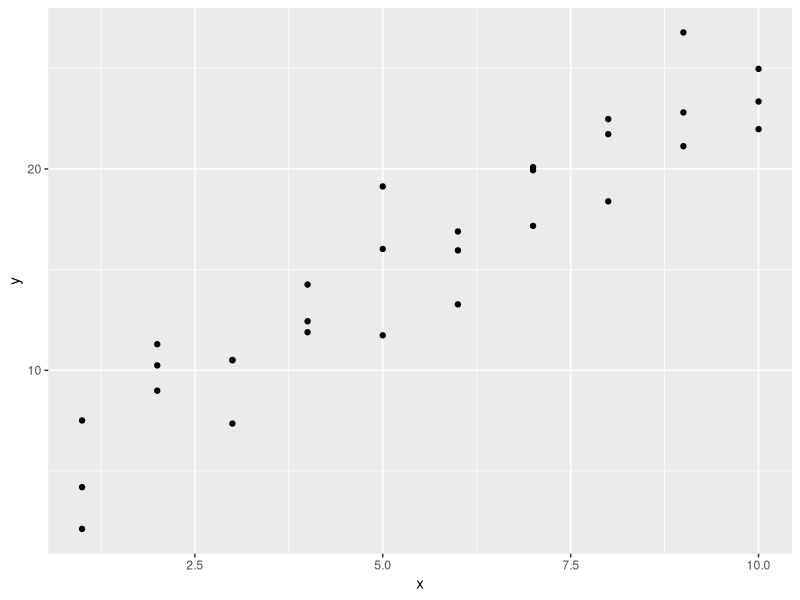
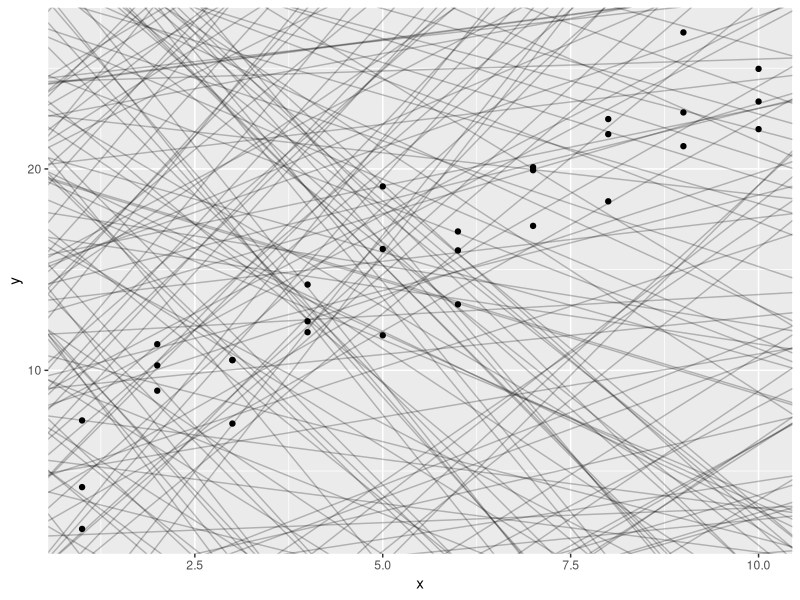
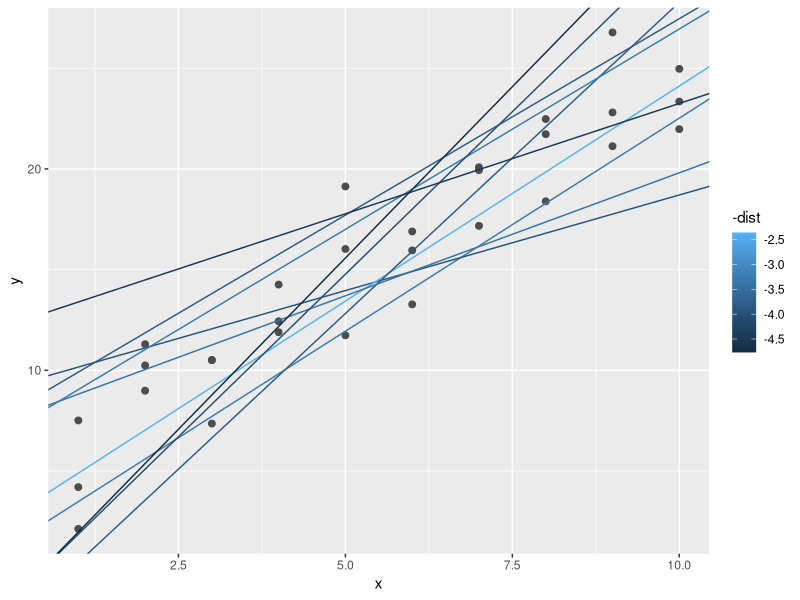
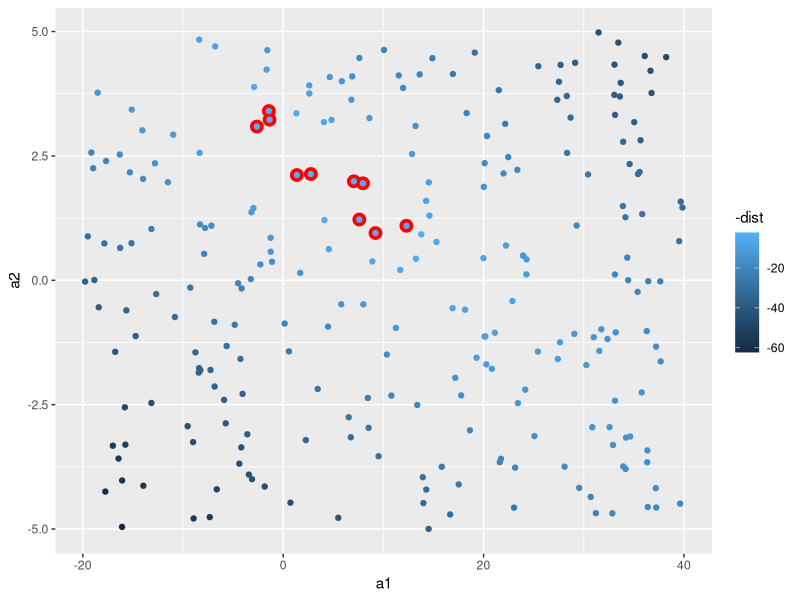
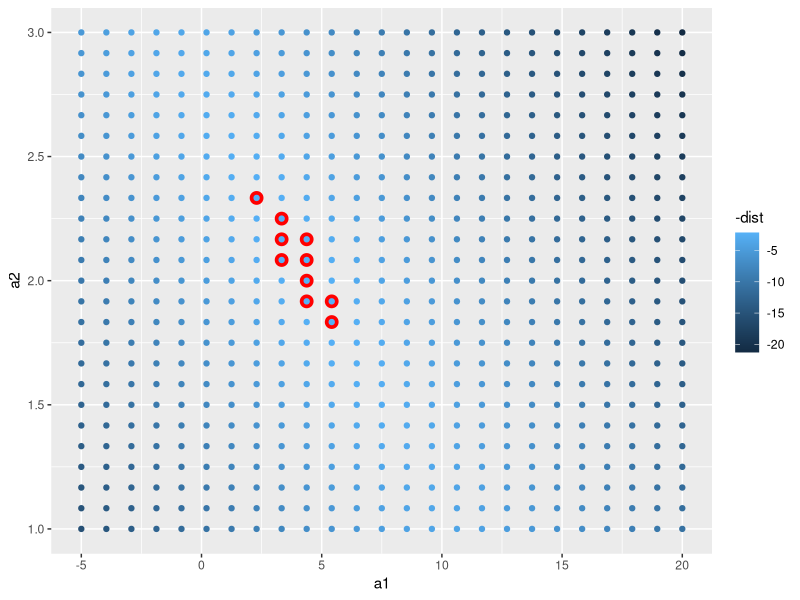
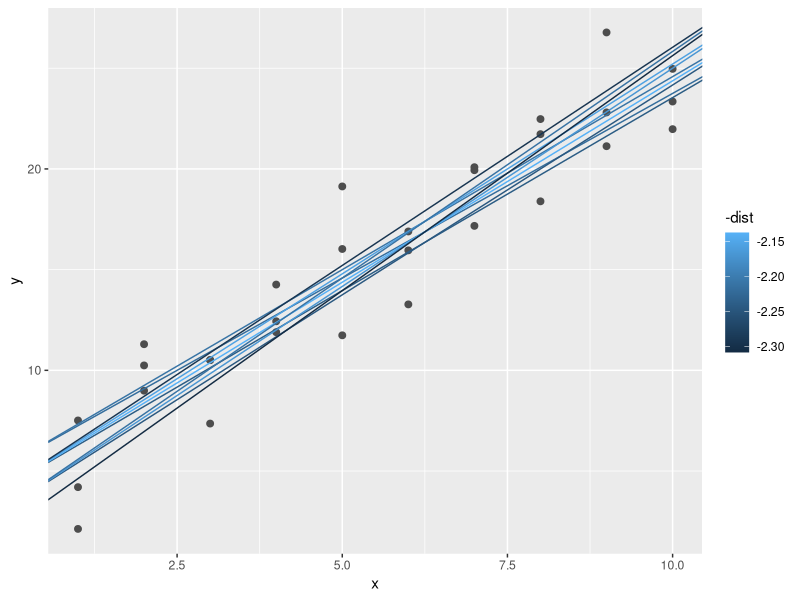
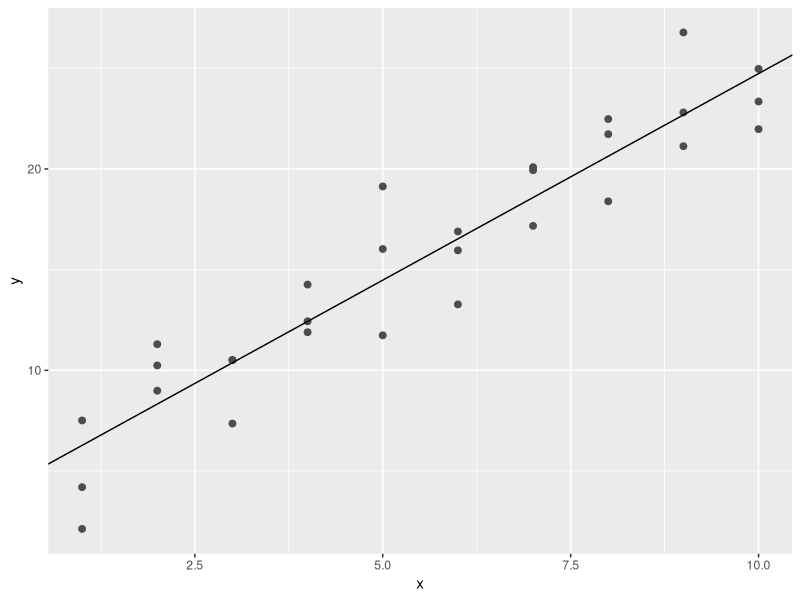
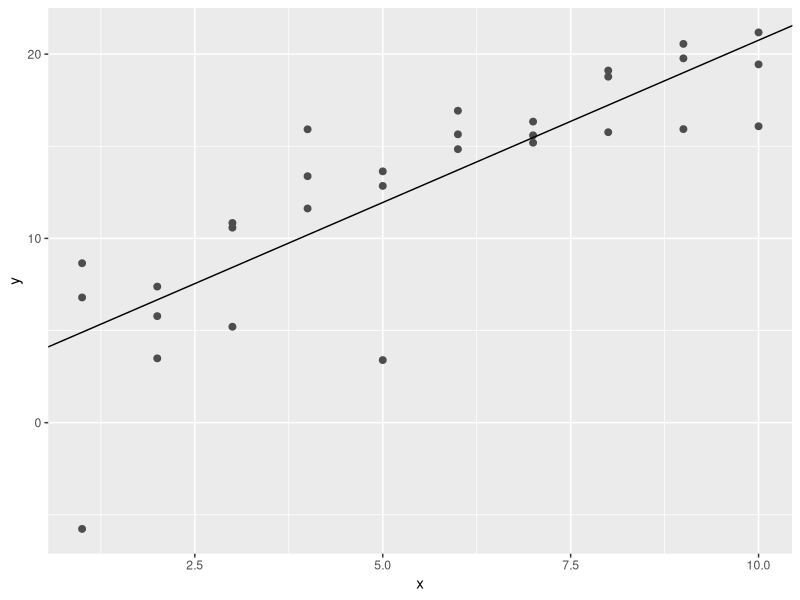

These figures' R source, in order:
## ---- chunk 1
knitr::opts_chunk$set(echo = TRUE)
library(tidyverse)
library(modelr)
options(na.action = na.warn)
## ---- chunk 2
ggplot(sim1, aes(x, y)) + geom_point()

# generate 250 linear models
 
models <- tibble(
  a1 = runif(250, -20, 40),
  a2 = runif(250, -5, 5)
)

ggplot(sim1, aes(x, y)) + 
  geom_abline(
    aes(intercept = a1, slope = a2),
    data = models, alpha = 1/4
  ) + 
  geom_point()

# takes model parameters and the data as inputs and gives values predicted by the model as an output

model1 <- function(a, data){
  a[1] + data$x * a[2]
}

model1(c(7, 1.5), sim1)

# root mean squared deviation

measure_distance <- function(model, data){
  diff <- data$y - model1(model, data)
  sqrt(mean(diff ^ 2))
}

measure_distance(c(7, 1.5), sim1)

# use purrr to compute the distance for all the models defined previously
# we need a helper function because our model function expects a model as a numeric vector of length 2

sim1_dist <- function(a1, a2){
  measure_distance(c(a1, a2), sim1)
}

models <- models %>% mutate(dist = purrr::map2_dbl(a1, a2, sim1_dist))

models

# overlay the 10 best models on the data. Best fitted models will get the brightest colors

ggplot(sim1, aes(x, y)) + 
  geom_point(size = 2, color = 'grey30') + 
  geom_abline(
    aes(intercept = a1, slope = a2, color = -dist),
    data = filter(models, rank(dist) <= 10)
  )

# we can also think of each model as an observation

ggplot(models, aes(a1, a2)) + 
  geom_point(
    data = filter(models, rank(dist) <= 10),
    size = 4, color = "red"
  ) + geom_point(aes(color = -dist))

# instead of trying lots of random models, we could be more systematic and generate an evenly spaced grid of points (this is called a grid search)

# make grid

grid <- expand.grid(
  a1 = seq(-5, 20, length = 25),
  a2 = seq(1, 3, length = 25)
) %>% 
  mutate(dist = purrr::map2_dbl(a1, a2, sim1_dist))

# plot

grid %>% ggplot(aes(a1, a2)) + 
  geom_point(
    data = filter(grid, rank(dist) <= 10),
    size = 4, color = "red"
  ) + 
  geom_point(aes(color = -dist))

# Overlaying the new 10 grid models onto the original data

ggplot(sim1, aes(x, y)) + 
  geom_point(size = 2, color = "grey30") + 
  geom_abline(
    aes(intercept = a1, slope = a2, color = -dist),
    data = filter(grid, rank(dist) <= 10)
  )

# looks pretty good! 

# we can use a numerical minimization tool called newton raphson search. We can use that with optim()

best <- optim(c(0, 0), measure_distance, data = sim1)
best$par

ggplot(sim1, aes(x, y)) + 
  geom_point(size = 2, color = 'grey30') + 
  geom_abline(intercept = best$par[1], slope = best$par[2])

# R has a built in linear model function, lm

sim1_mod <- lm(y ~ x, data = sim1)
coef(sim1_mod)
## ---- chunk 3
# One downside of the linear model is that it is sensitive to unusual values because the distance incorporates a squared term. Fit a linear model to the following simulated data, and visualize the results. Rerun a few times to generate different simulated datasets. What do you notice about the model? 

sim1a <- tibble(
  x = rep(1:10, each = 3),
  y = x * 1.5 + 6 + rt(length(x), df = 2)
)

sim1a

sim1a_model <- lm(y ~ x, data = sim1a)

ggplot(sim1a, aes(x, y)) + 
  geom_point(size = 2, color = 'grey30') + 
  geom_abline(intercept = sim1a_model$coefficients[1], slope = sim1a_model$coefficients[2])

ggplot(sim1a, aes(x = x, y = y)) + 
  geom_point() + geom_smooth(method = "lm", se = FALSE)

# simulating several times using purrr and plotting with geom_smooth

simt <- function(i){
  tibble(
    x = rep(1:10, each = 3),
    y = x * 1.5 + 6 + rt(length(x), df = 2),
    .id = i
  )
}

sims <- map_df(1:12, simt)

ggplot(sims, aes(x = x, y = y)) + 
  geom_point() + 
  geom_smooth(method = "lm", color = "red") + 
  facet_wrap(~ .id, ncol = 4)

# What if we did the same thing with normal distributions? 

sim_norm <- function(i){
  tibble(
    x = rep(1:10, each = 3),
    y = x * 1.5 + 6 + rnorm(length(x)),
    .id = i
  )
}

simdf_norm <- map_df(1:12, sim_norm)

ggplot(simdf_norm, aes(x = x, y = y)) + 
  geom_point() + geom_smooth(method = 'lm', color = 'red') + 
  facet_wrap(~ .id, ncol = 4)

# There are not large outliers, and the slopes are more similar. The reason for this is that the Student's t-distribution, from which we sample with rt() has fatter tails than the normal distributions rnorm() which assigns larger probability to values further from the center of the distribution

tibble(
  x = seq(-5, 5, length.out = 100), 
  normal = dnorm(x),
  student_t = dt(x, df = 2)
  ) %>% 
  gather(distribution, density, -x) %>% 
  ggplot(aes(x, y = density, color = distribution)) + geom_line()

# for a normal distribution with mean zero and standard deviation one, the probability of being greater than 2 is
pnorm(2, lower.tail = FALSE)

# for a student's t-distribution with 2 degrees of freedom, it is more than 3 times higher
pt(2, df = 2, lower.tail = FALSE)

# One way to make linear models more robust is to use a different distance measure. For example, instead of root-mean-squared distance you could use mean-absolute distance:

measure_distance <- function(mod, data) {
  diff <- data$y - make_prediction(mod, data)
  mean(abs(diff))
}

# use optim() to fit this model to the previous simulated data and compare it to the linear model 

# to make the above work, we need to define a function make_prediction that takes an intercept and slope and returns the predictions 

make_prediction <- function(mod, data){
  mod[1] + mod[2] * data$x
}

best_sim1a <- optim(c(0, 0), measure_distance, data = sim1a)
best_sim1a$par

# using the sim1a data, the parameters that minimize the least squares objective function are 

measure_distance_ls <- function(mod, data){
  diff <- data$y - (mod[1] + mod[2] * data$x)
  sqrt(mean(diff ^ 2))
}

best_ls_sim1a <- optim(c(0, 0), measure_distance_ls, data = sim1a)
best_ls_sim1a$par

# in practice, you would not use an optim to fit this model, you would use an existing implementation. See the MASS package's rlm and lqs functions for more information and functions to fit robust and resistant linear models 

# One challenge with performing numerical optimization is that it's only guaranteed to find one local optima. What's the problem with optimizing a three parameter model like this ?

model3 <- function(a, data){
  a[1] + data$x * a[2] + a[3]
}

# the problem is that you have, for any values a[1] == a1, a[3] == a3, any other values of a[1] and a[3] where a[1] + a[3] == a1 + a3 will have the same fit

measure_distance_3 <- function(a, data){
  diff <- data$y - model3(a, data)
  sqrt(mean(diff^2))
}

# depending on our starting points, we can find different optimal values:

best3a <- optim(c(0, 0, 0), measure_distance_3, data = sim1)
best3a$par

best3b <- optim(c(0, 0, 1), measure_distance_3, data = sim1)
best3b$par

best3c <- optim(c(0, 0, 5), measure_distance_3, data = sim1)
best3c$par
## ---- chunk 4
# Generate an evenly spaced grid of values that covers the region where our data lies. 

grid1 <- sim1 %>% data_grid(x)
grid1

# add predictions

grid <- grid1 %>% add_predictions(sim1_mod)
grid

ggplot(sim1, aes(x)) + 
  geom_point(aes(y = y)) + 
  geom_line(aes(y = pred), 
            data = grid,
            color = 'red',
            size = 1)

head(sim1)

## ---- chunk 5
sim1 <- sim1 %>% add_residuals(sim1_mod)
sim1

# frequency polygon to understand the spread of the residuals 

ggplot(sim1, aes(resid)) + 
  geom_freqpoly(binwidth = 0.5)

# recreate plot using the residuals instead of the original predictor

ggplot(sim1, aes(x, resid)) + 
  geom_ref_line(h = 0) + 
  geom_point()
## ---- chunk 6
# instead of using lm() to fit a straight line, you can use loess() to fit a smooth curve. Repeat the process of model fitting, grid generation, predictions, and visualization on sim1 using loess() instead of lm(). How does the result compare to geom_smooth?

sim1_loess <- loess(y ~ x, data = sim1)
sim1_lm <- lm(y~x, data = sim1)

grid_loess <- sim1 %>% add_predictions(sim1_loess)

# add more residuals and predictions to the data

sim1 <- sim1 %>% 
  add_residuals(sim1_lm) %>% 
  add_predictions(sim1_lm) %>% 
  add_residuals(sim1_loess, var = 'resid_loess') %>% 
  add_predictions(sim1_loess, var = 'pred_loess')

# plot

plot_sim1_loess <- 
  ggplot(sim1, aes(x = x, y = y)) + 
  geom_point() + 
  geom_line(aes(x = x, y = pred), data = grid_loess, color = 'red')

plot_sim1_loess

# the predictions of loess are the same as the default method for geom_smooth because geom_smooth uses loess()

plot_sim1_loess + geom_smooth(method = 'loess', color = 'blue', se = FALSE, alpha = 0.2)

# we can plot the residuals from loess (red) and compare them to the residuals from lm (black). 

ggplot(sim1, aes(x = x)) + 
  geom_ref_line(h = 0) + 
  geom_point(aes(y = resid)) + 
  geom_point(aes(y = resid_loess), color = "red")

grid_loess
sim1

# add_predictions() is paired with gather_predictions() and spread_predictions() . How do these three functions differ? 

# add_predictions adds a single new column .pred to the input data
# spread_predictions adds one column for each model 
# gather_predictions adds two columns, .model and .pred and repeats the input rows for each model 

# gather_predictions and spread_predictions allow for adding predictions for multiple models at once. For example
sim1_mod <- lm(y ~ x, data = sim1)
grid <- sim1 %>% data_grid(x)
grid
# the function add_predictions adds only a single model at a time. To add two models: 
grid %>% 
  add_predictions(sim1_mod, var = 'pred_lm') %>% 
  add_predictions(sim1_loess, var = 'pred_loess')

# the function gather_predictions adds predictions from multiple models by stacking the results and adding a column with the model name
grid %>% gather_predictions(sim1_mod, sim1_loess)

# the function spread_predictions adds predictions from multiple models by adding multiple columns (postfixed with the model name) with predictions from each model
grid %>% spread_predictions(sim1_mod, sim1_loess) 

# the function spread_predictions is similar to the example which runs add_predictions for each model, and is equivalent to running spread after running gather_predictions

grid %>% gather_predictions(sim1_mod, sim1_loess) %>% spread(model, pred)
# What does geom_ref_line() do? What packages does it come from? Why is displaying a reference line in plots showing residuals useful and important? 

# the geom geom_ref_line() adds a reference line to the plot. It is equivalent to running geom_hline() or geom_vline() with default settings. Putting a reference line at zero for residuals is important because good models generally should have residuals centered at zero, with approximately the same variance (or distribution) over the support of x, and no correlation. A zero reference line makes it easier to judge these characteristics visually. 

# Why might you want to look at a frequency polygon of absolute residuals? What are the pros and cons compared to looking at the raw residuals ?

# Showing the absolute values of the residuals makes it easier to view the spread of the residuals. The model addumes that the residuals have mean zero, and using the absolute values of the residuals effectively doubles the number of residuals. 

sim1_mod <- lm(y ~ x, data = sim1)

sim1 <- sim1 %>% add_residuals(sim1_mod) 

ggplot(sim1, aes(x = abs(resid))) + 
  geom_freqpoly(binwidth = 0.5)

# the downside to using absolute values of residuals is that they throw away information about the sign, meaning that the frequency polygon can not show whether the model systematically over or under-estimates results

## ---- chunk 7
# The way that R defines formulas like y~x is by translating it into y = b0 + b1x. It does this by taking in a data frame and a formula and returing a tibble that defines the model equation. 
df <- tribble(
  ~y, ~x1, ~x2,
  4,    2,   5,
  5,    1,   6
)

model_matrix(df, y ~ x1)

# the way that R adds the intercept is by having a default column of 1s

# if we want to drop the 1s

model_matrix(df, y ~ x1 - 1)

model_matrix(df, y ~ x1 + x2)

## ---- chunk 8
df <- tribble(
  ~sex, ~response,
  'male', 1,
  'female', 2,
  'male', 1
)

model_matrix(df, response ~sex)

# look at some new data. Here x is categorical and y is continuous
ggplot(sim2) + geom_point(aes(x, y)) 

# fit a model to it
mod2 <- lm(y ~ x, data = sim2)

grid <- sim2 %>% data_grid(x) %>% add_predictions(mod2)

grid

# Effectively, a model with a categorical x will predict the mean value for each category (because the mean minimizes the mean squared distance)

# Overlay the predictions on top of the original data to clearly see means

ggplot(sim2, aes(x)) + 
  geom_point(aes(y = y)) + 
  geom_point(data = grid, 
             aes(y = pred),
             color = 'red',
             size = 4)
## ---- chunk 9
# What happens when we combine a continuous and categorical variable? 
ggplot(sim3, aes(x1, y)) + 
  geom_point(aes(color = x2))
sim3

# 2 possible models
mod1 <- lm(y ~ x1 + x2, data = sim3)
mod2 <- lm(y ~ x1 * x2, data = sim3)

# when you use x1 + x2, x1 and x2 will estimate each effect independent from each other

# when you use x1 * x2, the model will fit the interaction variables, e.g. y = b0 + b1*x2 + b2*x2 + b3*x1*x2

# To fit these models, we need to 
# 1. We have two predictors, so we need to five data_grid() both variables. It finds all unique values of x1 and x2 ad then generates all combinations 
# 2. To generate predictions from both models simultaneously, we can use gather_predictions(), which adds each prediction as a row. The complement of gather_predictions() is spread_predictions() which adds each prediction to a new column

grid <- sim3 %>% 
  data_grid(x1, x2) %>% gather_predictions(mod1, mod2)
grid

ggplot(sim3, aes(x1, y, color = x2)) + 
  geom_point() + 
  geom_line(data = grid, aes(y = pred)) + 
  facet_wrap(~ model)

# see which model is better by looking at residuals

sim3 <- sim3 %>% gather_residuals(mod1, mod2)

ggplot(sim3, aes(x1, resid, color = x2)) + 
  geom_point() + facet_grid(model ~ x2) + geom_ref_line(h = 0, colour = 'black', size = 0.25)

## ---- chunk 10
mod1 <- lm(y ~ x1 + x2, data = sim4)
mod2 <- lm(y ~ x1 * x2, data = sim4)

grid <- sim4 %>%
  data_grid(
    x1 = seq_range(x1, 5),
    x2 = seq_range(x2, 5)
  ) %>% 
  gather_predictions(mod1, mod2)

grid

# note the use of seq_range. Instead of using every unique value of x, hadley used a regularly spaced grid of five values between the minimum and maximum numbers.

# pretty = true generates a pretty sequence that looks nice to the human eye
seq_range(c(0.0123, 0.923423), n = 5)
# vs the pretty one
seq_range(c(0.0123, 0.923423), n = 5, pretty = TRUE)

# trim = 0.1 will trim off 10% of the tail values. This is useful if the variable has a long tailed distribution and you want to focus on generating values near the center
x1 <- rcauchy(100)
seq_range(x1, n = 5)
seq_range(x1, n=5, trim = 0.1)
seq_range(x1, n = 5, trim = 0.25)
seq_range(x1, n = 5, trim = 0.50)

# expand is the opposite of trim
x2 <- c(0, 1)
seq_range(x2, n = 5)
seq_range(x2, n = 5, expand = 0.1)
seq_range(x2, n = 5, expand = 0.25)
seq_range(x2, n = 5, expand = 0.5)

# we have 2 continuous predictors, so the model is like a 3d surface

ggplot(grid, aes(x1, x2)) + 
  geom_tile(aes(fill = pred)) + 
  facet_wrap(~ model)

# they don't look very different, but thats because our eyes aren't good at differentiating between similar shades of color. Lets look at the surface from the side as opposed to the top 

ggplot(grid, aes(x1, pred, color = x2, group = x2)) + 
  geom_line() + 
  facet_wrap(~model)

ggplot(grid, aes(x2, pred, color = x1, group = x1)) +
  geom_line() + 
  facet_wrap(~model)

## ---- chunk 11
# You can perform transformations inside the model formula
# e.g. log(y) ~ sqrt(x1) + x2 is transformed to y = b0 + b1*x1*sqrt(x) + b2*x2

# If your transformation involves +, *, ^, or - you'll need to wrap it in I() so R doesn't treat it like part of the model specification. 
# e.g. y ~ x + I(x^2) translates to y = b0 + b1*x + b2*x^2
# if you forget the I() and specify y ~ x^2 + x, R computes y ~ x*x + x where x*x is the interaction of x with itself which is just x 

# you can use model_matrix to see exactly what your lm() is fitting
df <- tribble(
  ~y, ~x,
  1, 1, 
  2, 2,
  3, 3
)

model_matrix(df, y ~ x^2 + x)

model_matrix(df, y ~ I(x^2) + x)

# polynomial fit
model_matrix(df, y ~ poly(x, 2))

# major problem with poly: outside of the range of data, they rapidly shoot towards + or - infinity
# alternative is splines::ns() 

library(splines)

model_matrix(df, y ~ ns(x, 2))

# what that looks like when we try to approximate a nonlinear function
sim5 <- tibble(
  x = seq(0, 3.5*pi, length = 50),
  y = 4 * sin(x) + rnorm(length(x))
)

ggplot(sim5, aes(x, y)) + 
  geom_point()

# fitting 6 models to the data

mod1 <- lm(y ~ ns(x, 1), data = sim5)
mod2 <- lm(y ~ ns(x, 2), data = sim5)
mod3 <- lm(y ~ ns(x, 3), data = sim5)
mod4 <- lm(y ~ ns(x, 4), data = sim5)
mod5 <- lm(y ~ ns(x, 5), data = sim5)
mod6 <- lm(y ~ ns(x, 6), data = sim5)

grid <- sim5 %>% 
  data_grid(x = seq_range(x, n = 50, expand = 0.1)) %>% 
  gather_predictions(mod1, mod2, mod3, mod4, mod5, mod6, .pred = 'y')

ggplot(sim5, aes(x, y)) + 
  geom_point() + 
  geom_line(data = grid, color = 'red') + 
  facet_wrap(~model)

## ---- chunk 12

# What happens if you repeat the analysis of sim2 using a model without an intercept? What happens to the model equation? What happens to the predictions? 

# to run a model without an intercept, add -1 or +0 to the right side of the formula

mod2a <- lm(y ~ x - 1, data = sim2)
mod2 <- lm(y ~ x, data = sim2)

grid <- sim2 %>% 
  data_grid(x) %>% 
  spread_predictions(mod2, mod2a)

grid

# the predictions are exactly the same 

# Use model_matrix to explore the equations generated for the models I fit to sim3 and sim4. Why is * a good sorthand for interaction? 

# for x1 * x2, when x2 is a categorical variable the command produces indicator variables x2b, x2c, x2d, and variables x1:x2b, x1:x2c, and x1:x2d which are the products of the x1 and x2* variables

x3 <- model_matrix(y ~ x1 * x2, data = sim3)
x3

# We can confirm that the variables x1:x2b is the product of x1 and x2b:

all(x3[['x1:x2b']] == (x3[['x1']] * x3[['x2b']]))

# and similarly for x1:x2c and x2c and x1:x2d and x2d

all(x3[['x1:x2c']] == (x3[['x1']] * x3[['x2c']]))
all(x3[['x1:x2d']] == (x3[['x1']] * x3[['x2d']]))

# for x1 * x2 where both x1 and x2 are continuous variables, model_matrix() creates variables x1, x2, and x1:x2
x4 <- model_matrix(y ~ x1*x2, data = sim4)
x4

# confirming that x1:x2 is a product of x1 and x2

all(x4[['x1:x2']] == x4[['x1']] * x4[['x2']])

# The asterisk is a good shorthand for an interaction since an interaction between x1 and x2 includes terms for x1, x2, and the product of x1 and x2

# Using the basic principles, convert the formulas in the following two models into functions (hint: start by converting the categorical variable into 0-1 variables)
mod1 <- lm(y ~ x1 + x2, data = sim3)
mod2 <- lm(y ~ x1 * x2, data = sim3)

model_matrix_mod1 <- function(.data){
  mutate(.data, 
         'x2b' = as.numeric(x2 == 'b'),
         'x2c' = as.numeric(x2 == 'c'),
         'x2d' = as.numeric(x2 == 'd'),
         'x1:x2b' = x1 * x2b,
         'x1:x2c' = x1 * x2c,
         'x1:x2d' = x1 * x2d
         ) %>% 
    select(x1, x2b, x2c, x2d, 'x1:x2b', 'x1:x2c', 'x1:x2d')
}

model_matrix_mod1(sim3)
mod1

model_matrix_mod2 <- function(.data) {
  mutate(.data, 'x1:x2' = x1 * x2) %>% 
    select(x1, x2, 'x1:x2')
}

model_matrix_mod2(sim4)

# a more general function for mod1

model_matrix_mod1 <- function(x1, x2){
  out <- tibble(x1 = x1)
  # find levels of x2
  x2 <- as.factor(x2)
  x2lvls <- levels(x2)
  # create an indicator variable for each level
  for (lvl in x2lvls[2:nlevels(x2)]){
    out[[str_c('x1:x2', lvl)]] <- (x2 == lvl) * x1
  }
  out
}

model_matrix_mod2 <- function(x1, x2){
  out <- tibble(x1 = x1, 
                x2 = x2,
                'x1:x2' = x1 * x2)
}

# for sim4, which of mod1 and mod2 is better? 
mod1 <- lm(y ~ x1 + x2, data = sim4)
mod2 <- lm(y ~ x1 * x2, data = sim4)

# add the residuals to the sim4 data
sim4_mods <- gather_residuals(sim4, mod1, mod2)

# frequency plots of both the residuals
ggplot(sim4_mods, aes(x = resid, color = model)) + 
  geom_freqpoly(binwidth = 0.5) + 
  geom_rug()

# absolute value of the residuals
ggplot(sim4_mods, aes(x = abs(resid), color = model)) + 
  geom_freqpoly(binwidth = 0.5) + 
  geom_rug()

# There isn't much of a difference, but model 2 seems to work a bit better 

# show the standard deviation of the models

sim4_mods %>% 
  group_by(model) %>% 
  summarize(resid = sd(resid))
## ---- chunk 13
df <- tribble(
  ~x, ~y, 
  1, 2.2,
  2, NA,
  3, 3.5,
  4, 8.3, 
  NA, 10
)

mod <- lm(y ~ x, data = df)

# to supress the warning
mod <- lm(y ~ x, data = df, na.action = na.exclude)


